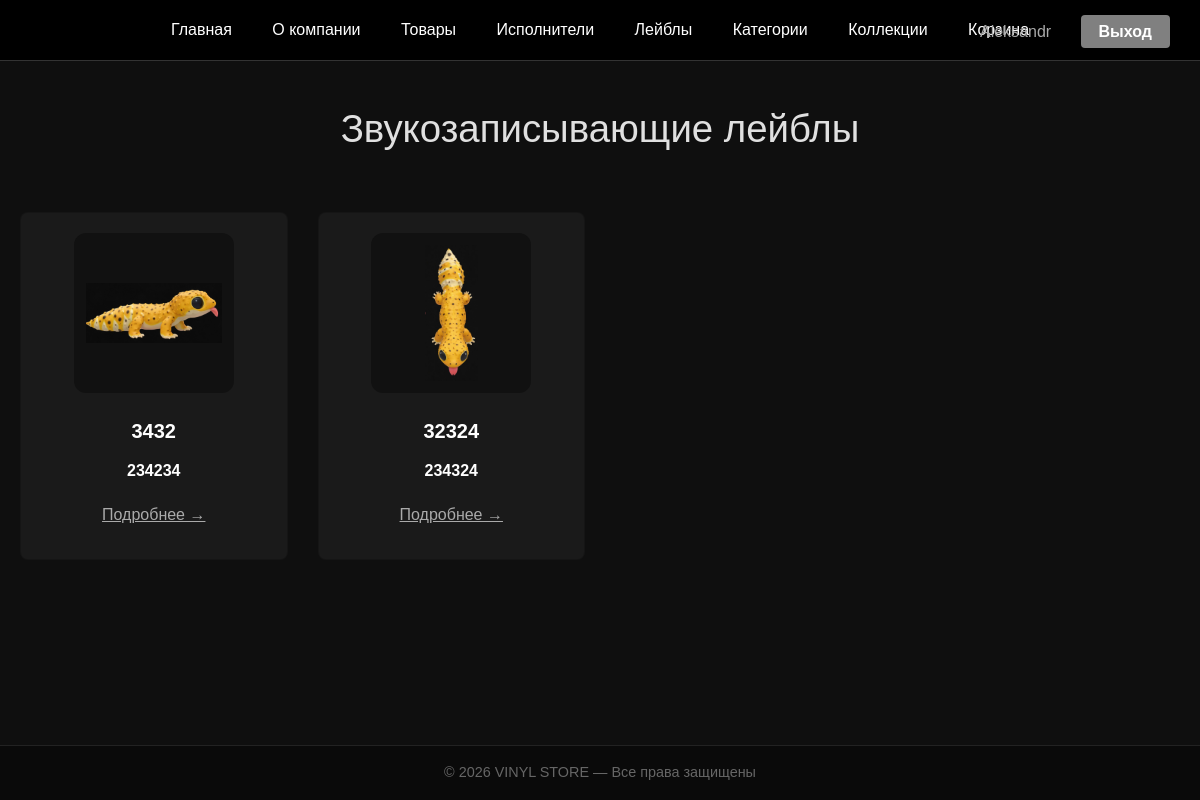
Page /labels/ (signed in) on the committed database.
### productproject/models.py (models this page shows, shortened)
class Label(models.Model):
    name = models.CharField(max_length=MAX_LENGTH, verbose_name='Название лейбла')
    description = models.TextField(null=True, blank=True, verbose_name='Описание лейбла')
    country = models.CharField(max_length=100, null=True, blank=True, verbose_name='Страна')
    logo = models.ImageField(upload_to='labels/%Y/%m/%d/', null=True, blank=True, verbose_name='Логотип лейбла')
    class Meta:
        verbose_name = 'Лейбл'
        verbose_name_plural = 'Лейблы'

### productproject/views.py (the view)
# urls.py: path('labels/', LabelListView.as_view(), name='label_list'),
@method_decorator(login_required(login_url='productproject:login'), name='dispatch')
class LabelListView(ListView):
    model = Label
    template_name = 'labels/label_list.html'
    context_object_name = 'labels'

### productproject/templates/labels/label_list.html (shortened to what this page needs)
{% extends 'base.html' %}
{% block content %}
    <div class="catalog-header">
        <h1>Звукозаписывающие лейблы</h1>
    </div>
    <div class="grid">
        {% for label in labels %}
        <div class="card">
            {% if label.logo %}
                <img src="{{ label.logo.url }}" alt="{{ label.name }}">
            {% endif %}
            <h3>{{ label.name }}</h3>
            <p style="color: #aaa; margin: 8px 0;">{{ label.country|default:"—" }}</p>
            <a href="{% url 'productproject:label_detail' label.pk %}"
               style="color:#aaa; display:block; margin:12px 0;">
                Подробнее →
            </a>
        </div>
        {% empty %}
            <p style="grid-column: 1 / -1; text-align: center; padding: 80px; color: #777; font-size: 1.1rem;">
                Пока нет лейблов
            </p>
        {% endfor %}
    </div>
{% endblock %}

### templates/_inc/_header.html
<header>
    <nav>
        <a href="{% url 'productproject:home' %}">Главная</a>
        <a href="{% url 'productproject:about' %}">О компании</a>
        <a href="{% url 'productproject:plate_list' %}">Товары</a>
        <a href="{% url 'productproject:artist_list' %}">Исполнители</a>
        <a href="{% url 'productproject:label_list' %}">Лейблы</a>
        <a href="{% url 'productproject:category_list' %}">Категории</a>
        <a href="{% url 'productproject:collection_list' %}">Коллекции</a>
        <a href="{% url 'productproject:cart' %}">Корзина</a>
    </nav>
    <div class="auth-buttons">
        {% if user.is_authenticated %}
            <span style="color: #aaa; margin-right: 15px;">{{ user.username }}</span>
            <a href="{% url 'productproject:logout' %}" class="btn-logout">Выход</a>
        {% else %}
            <a href="{% url 'productproject:login' %}" class="btn-login">Войти</a>
            <a href="{% url 'productproject:register' %}" class="btn-register">Регистрация</a>
        {% endif %}
    </div>
</header>

### templates/base.html (style rules this page uses)
* { margin: 0; padding: 0; box-sizing: border-box; }
body { font-family: Arial, sans-serif; background: #0f0f0f; color: #e0e0e0; min-height: 100vh; display: flex; flex-direction: column; }
header { background: #000; padding: 18px 0; text-align: center; border-bottom: 1px solid #333; }
.auth-buttons { position: absolute; right: 30px; top: 20px; }
.btn-login, .btn-register, .btn-logout { padding: 8px 18px; border-radius: 4px; text-decoration: none; font-weight: bold; margin-left: 10px; }
.btn-logout { background: #808080; color: #fff; }
nav a { color: #fff; margin: 0 18px; text-decoration: none; }
h1 { text-align: center; margin: 40px 0 25px; font-size: 2.5rem; }
.card h5, .card h6, .card-title, .card .card-title, .card strong, .product-name, [class*="title"], .card div:first-child, .card p:first-of-type { color: #ffffff !important; font-weight: 600 !important; }

### productproject/templates/labels/label_list.html (style rules this page uses)
.catalog-header { text-align: center; margin: 45px 0 60px 0; }
.catalog-header h1 { margin: 0 0 25px 0; font-size: 2.4rem; }
.card h3 { margin: 0 0 8px 0; font-size: 1.15rem; line-height: 1.35; color: #ffffff !important; font-weight: 600; }
.grid { display: grid; grid-template-columns: repeat(auto-fill, minmax(260px, 1fr)); gap: 30px; }
.card { background: #1a1a1a; border-radius: 8px; overflow: hidden; text-align: center; padding: 20px 15px; transition: 0.3s; height: 100%; display: flex; flex-direction: column; }
.card img { width: 160px; height: 160px; object-fit: contain; border-radius: 12px; background: #111; padding: 12px; margin: 0 auto 15px; }
.card h3 { margin: 10px 0 6px 0; font-size: 1.25rem; }

### rows in the picture
Label: logo (picture), name "3432", country "234234"
Label: logo (picture), name "32324", country "234324"

### other values in the picture
{{ user.username }} "Aleksandr"
